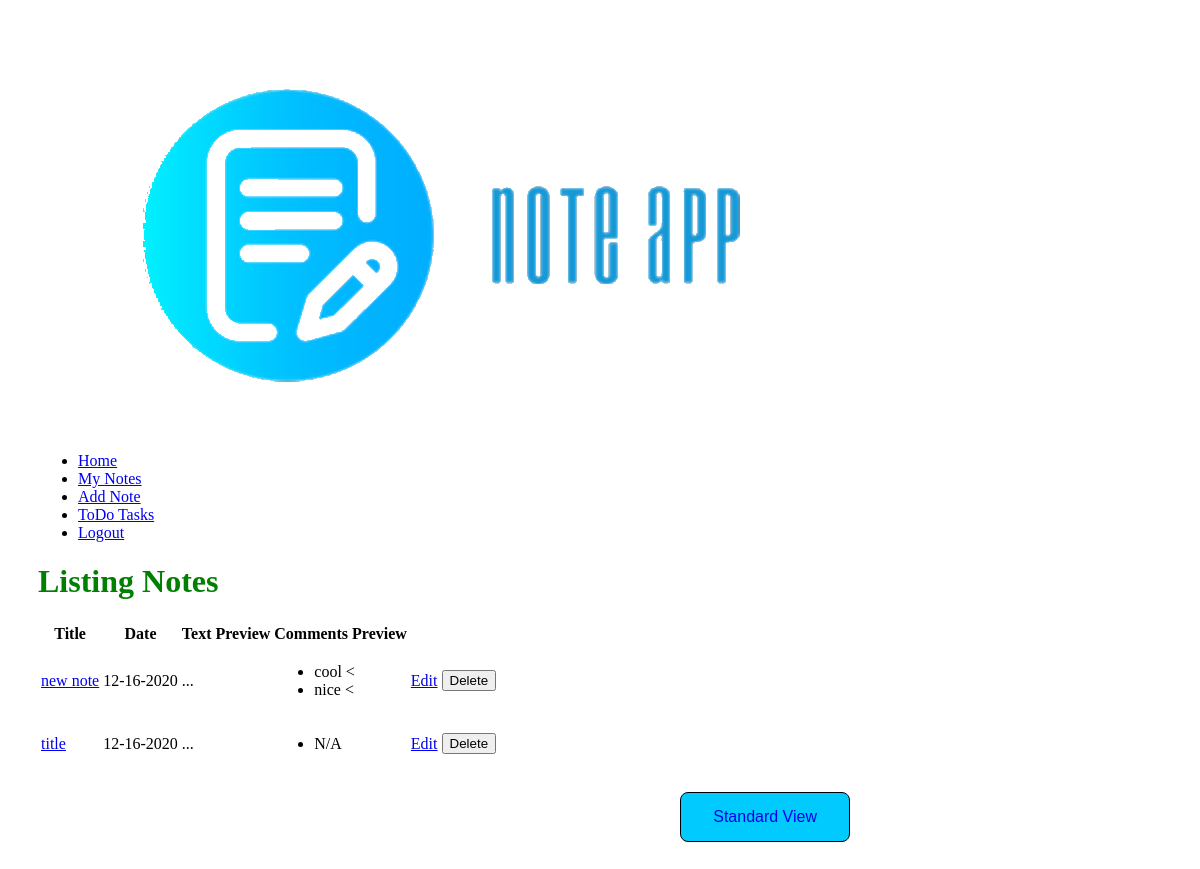
The app's page /notes/detail_view (signed in) with its own data.
### models.py (models this page shows, shortened)
class Note(db.Model):
    id = db.Column("id", db.Integer, primary_key=True)
    title = db.Column("title", db.String(200))
    text = db.Column("text", db.String(100))
    date = db.Column("date", db.String(50))
    user_id = db.Column(db.Integer, db.ForeignKey("user.id"), nullable=False)
    comments = db.relationship("Comment", backref="note_comment", cascade="all, delete-orphan", lazy=True)

class Comment(db.Model):
    id = db.Column(db.Integer, primary_key=True)
    date_posted = db.Column(db.DateTime, nullable=False)
    content = db.Column(db.VARCHAR, nullable=False)
    note_id = db.Column(db.Integer, db.ForeignKey("note.id"), nullable=False)
    user_id = db.Column(db.Integer, db.ForeignKey("user.id"), nullable=False)

### ProjectNote.py (the view)
@app.route('/notes/detail_view')
def notes_detail_view():
    if session.get('user'):
        my_notes = db.session.query(Note).filter_by(user_id=session['user_id']).all()
        return render_template('detailview.html', notes=my_notes, user=session['user'])
    else:
        return redirect(url_for('login'))

### templates/detailview.html (shortened to what this page needs)
<!DOCTYPE html>
<html lang="en">
    <head>
        <link rel="stylesheet" href="{{ url_for('static', filename='detail.css') }}">
        <link rel="stylesheet" href="{{ url_for('static', filename='main.css') }}">
        <link rel="stylesheet" href="https://cdnjs.cloudflare.com/ajax/libs/font-awesome/4.7.0/css/font-awesome.min.css">
    </head>
    <body>
    <header>
        <div class="container">
            <img src="../static/logo.png" alt="note Logo" id="logo">
            <nav class="site-nav">
                <ul>
                    <li><a href = "/index"> Home</a></li>
                    <li><a href = "/notes"> My Notes</a></li>
                    <li><a href = "/notes/new"> Add Note</a></li>
                    <li><a href="/todo">ToDo Tasks</a></li>
                    {% if user %}
                    <li><a href="{{ url_for('logout') }}">Logout</a></li>
                    {% else %}
                    <li><a href="{{ url_for('login') }}">Sign In</a></li>
                    <li><a href="{{ url_for('register') }}">Register</a></li>
                </ul>
                {% endif %}
            </nav>
        </div>
    </header>
    <div class="container-notes">
        <div class="notes-box">
            <h1>Listing Notes</h1>
        </div>
    </div>
    <div class="detail-table">
        <table>
            <thead>
                <tr>
                    <th>Title</th>
                    <th>Date</th>
                    <th>Text Preview</th>
                    <th>Comments Preview</th>
                </tr>
            </thead>
            <tbody>
                {% for note in notes %}
                <tr>
                    <td><a href="{{ url_for('get_note', note_id=note.id) }}">{{ note.title }}</a></td>
                    <td>{{ note.date }}</td>
                    <td>{% if note.text|length < 25 %}
                            {{note.text}}
                        {% else %}
                            {{note.text[0:25] + "..."}}
                        {% endif %}</td>
                    <td>
   		                <ul>
                            {% if note.comments|length > 0 %}
    	                        {% for comment in note.comments %}
      		                        <li>{% if comment.content|length < 25 %}
                                            {{comment.content}}
                                        {% else %}
                                            {{comment.content[0:25] + "..."}}
                                        {% endif %}<</li>
    	                        {% endfor %}
                            {% else %}
                                <li>N/A</li>
                            {% endif %}
    	                </ul>
                    </td>
                    <td><a href="{{ url_for('update_note', note_id=note.id) }}">Edit</a></td>
                    <td>
                	    <form action="{{ url_for('delete_note', note_id=note.id) }}" method="post">
                		    <input type="submit" value="Delete">
                	    </form>
                    </td>
                </tr>
                {% endfor %}
            </tbody>
        </table>
    </div>
    <div class="button-container">
        <button class="button"><a href = "/notes">Standard View</a></button>
    </div>
    </body>
</html>

### static/detail.css (style rules this page uses)
.button { background-color: #01caff; border: 1px solid black; color: black; padding: 15px 32px; text-align: center; text-decoration: none; display: inline-block; font-size: 16px; border-radius: 8px; }
.button a { text-decoration: none; }
.button-container { padding-top: 20px; width: 500px; margin: 0 auto; text-align: right; }

### static/main.css (style rules this page uses)
body { padding: 30px 30px; }
h1 { color:green; }

### records on screen
Note: title "new note", date "12-16-2020", text "..."
Comment: content "cool"
Comment: content "nice"
Note: title "title", date "12-16-2020", text "...", shows "N/A"
